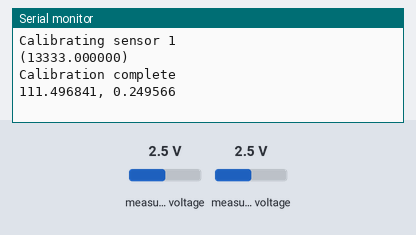
The program below on a simulated ESP32. On the bench: the last lines printed to the serial monitor. Inputs (shaded band) come from the test bench; at power-on: measured voltage 2.5 V. WiFi joins after 1.5 s; servers stay silent unless stated; uploads are accepted with an empty reply.

Above: at 14.5 s.
14.6 s: measured voltage (sensor 200) set to 0.1 V
At 15.02 s:
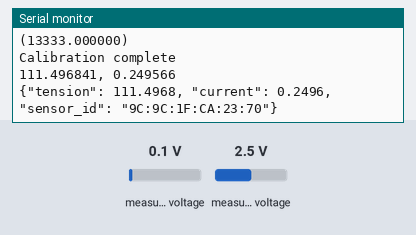
16.3 s: measured voltage (sensor 200) set to 2.5 V
At 17.2 s:
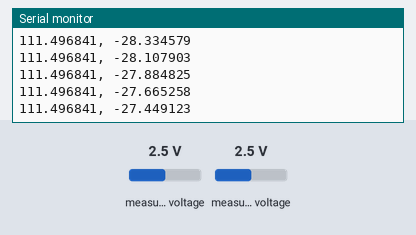
17.8 s: measured voltage (sensor 201) set to 3.8 V
At 18.3 s:
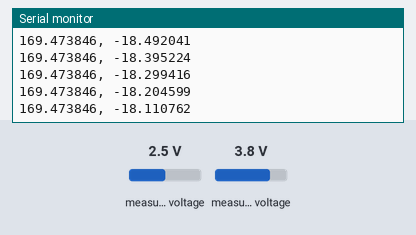
19.3 s: measured voltage (sensor 201) set to 4.9 V
At 20.23 s:
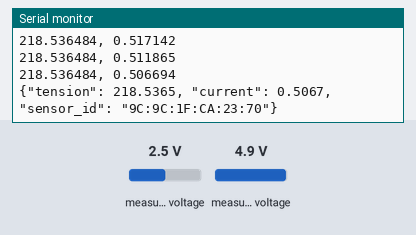
Timing chart, 0 to 21.8 s (numbered marks = the images above; inputs shaded):
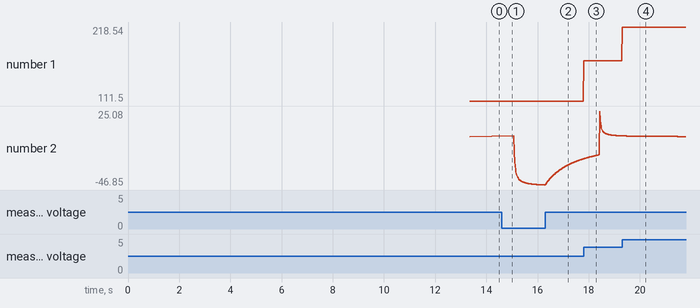

The program:

main.cpp
```cpp
#include <Arduino.h>
#include <Adafruit_ADS1X15.h>
#include <WiFi.h>
#include <WiFiMulti.h>
#include <HTTPClient.h>

#define MOVING_AVG_SAMPLE_SIZE 200
#define ADS_CURRENT_CHANNEL 0
#define ADS_VOLTAGE_CHANNEL 1
#define CALIBRATION_TIME_MS 10000

const char *NETWORK_SSID = "AMPCONS";
const char *NETWORK_PASSWORD = "aaaaaaaa";
// const char *MEASUREMENTS_API_URL = "http://192.168.15.9:3001/measurements";

// const char *NETWORK_SSID = "M";
// const char *NETWORK_PASSWORD = "gamerule";
const char *MEASUREMENTS_API_URL = "http://192.168.0.10:3001/measurements";

float voltageMovAverageVector[MOVING_AVG_SAMPLE_SIZE];
int voltageMovAverageIndex = 0;
float currentMovAverageVector[MOVING_AVG_SAMPLE_SIZE];
int currentMovAverageIndex = 0;

float currentCalibrationConstant = 0;
float voltageCalibrationConstant = 0;

WiFiMulti wifiMulti;
Adafruit_ADS1115 ads;

struct DataPoint
{
  float tension;
  float current;
};
typedef struct DataPoint DataPoint;

float readSensor(int channel, float *vector, int *index, float calibrationConstant);
float readSensorRMS(int channel, float *vector, int *index, float calibrationConstant);
float getCalibrationConstant(int channel, float *vector, int *index, int calibrationTime);
DataPoint sampleDataPoint();
void postDataPoint(DataPoint data);
void printDataPoint(DataPoint data);

void setup(void)
{
  Serial.begin(19200);

  if (!ads.begin())
  {
    Serial.println("Failed to initialize ADS.");
    while (1)
      ;
  }

  wifiMulti.addAP(NETWORK_SSID, NETWORK_PASSWORD);

  Serial.println("Calibrating sensor 1");
  currentCalibrationConstant = getCalibrationConstant(ADS_CURRENT_CHANNEL, currentMovAverageVector, &currentMovAverageIndex, CALIBRATION_TIME_MS);
  Serial.printf("(%f)\n", currentCalibrationConstant);
  // Serial.println("Calibrating sensor 2");
  // voltageCalibrationConstant = getCalibrationConstant(ADS_VOLTAGE_CHANNEL, voltageMovAverageVector, &voltageMovAverageIndex, CALIBRATION_TIME_MS);
  // Serial.printf("(%f)\n", voltageCalibrationConstant);

  for (int i = 0; i < 200; i++)
    sampleDataPoint();

  Serial.println("Calibration complete");
}

void loop(void)
{
  DataPoint data = sampleDataPoint();
  printDataPoint(data);

  static int lastUpload = 0;
  if (millis() - lastUpload < 5000)
    return;

  postDataPoint(data);
  lastUpload = millis();
}

float readSensor(int channel, float *vector, int *index, float calibrationConstant)
{
  if (*index >= 2 * MOVING_AVG_SAMPLE_SIZE)
    *index = MOVING_AVG_SAMPLE_SIZE;
  int fullyInitialized = *index > MOVING_AVG_SAMPLE_SIZE;
  int actualIndex = fullyInitialized ? *index - MOVING_AVG_SAMPLE_SIZE : *index;

  float value = ads.readADC_SingleEnded(channel) - calibrationConstant;

  vector[actualIndex] = value;
  *index += 1;

  float sum = 0;
  for (int i = 0; i < (!fullyInitialized ? actualIndex + 1 : MOVING_AVG_SAMPLE_SIZE); i++)
    sum += vector[i];

  return sum / (!fullyInitialized ? actualIndex + 1 : MOVING_AVG_SAMPLE_SIZE);
}

float readSensorRMS(int channel, float *vector, int *index, float calibrationConstant)
{
  if (*index >= MOVING_AVG_SAMPLE_SIZE)
    *index = 0;
  if (*index < 0)
    *index = 0;

  float value = ads.readADC_SingleEnded(channel) - calibrationConstant;
  value = value * 169 / 14288;

  vector[*index] = value;
  *index += 1;

  float max = -100000;
  for (int i = 0; i < MOVING_AVG_SAMPLE_SIZE; i++)
    if (max < vector[i])
      max = vector[i];

  // Serial.printf("%f, %d, ", max, *index);
  return max * 0.707;
}

float getCalibrationConstant(int channel, float *vector, int *index, int calibrationTime)
{
  int initialTime = millis();

  float constant = 0;

  while (millis() - initialTime < calibrationTime)
    constant = readSensor(channel, vector, index, 0);

  return constant;
}

DataPoint sampleDataPoint()
{
  DataPoint data;
  float current = (readSensor(ADS_CURRENT_CHANNEL, currentMovAverageVector, &currentMovAverageIndex, currentCalibrationConstant)) * 0.0037623;
  float voltage = (readSensorRMS(ADS_VOLTAGE_CHANNEL, voltageMovAverageVector, &voltageMovAverageIndex, 0));
  data.current = current;
  data.tension = voltage;
  return data;
}

void postDataPoint(DataPoint data)
{
  if ((wifiMulti.run() == WL_CONNECTED))
  {
    HTTPClient http;
    http.begin(MEASUREMENTS_API_URL);
    http.addHeader("Content-Type", "application/json");
    char json[100];
    sprintf(json, "{\"tension\": %.4f, \"current\": %.4f, \"sensor_id\": \"9C:9C:1F:CA:23:70\"}", data.tension, data.current);
    Serial.println(json);
    int httpCode = http.POST(json);

    if (httpCode == HTTP_CODE_OK || httpCode == HTTP_CODE_CREATED)
    {
      String payload = http.getString();
      Serial.println(payload);
      Serial.println();
    }
    else
    {
      Serial.printf("[HTTP] POST... failed, error: %d %s\n\n", httpCode, http.errorToString(httpCode).c_str());
    }

    http.end();
  }
  else
    Serial.println("[HTTP] Connection Error");
}

void printDataPoint(DataPoint data)
{
  // Serial.println(data.tension);
  // Serial.println(data.current);
  Serial.printf("%f, %f\n", data.tension, data.current);
}
```

Measured:
- plotted number 2: 0.25 → -46.85 after the input at 14.6 s
